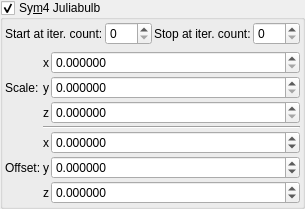
    <widget class="MyGroupBox" name="groupCheck_transf_function_enabled">
     <property name="title">
      <string>Sy&amp;m4 Juliabulb</string>
     </property>
     <property name="checkable">
      <bool>true</bool>
     </property>
     <layout class="QVBoxLayout" name="verticalLayout_3">
      <property name="leftMargin">
       <number>2</number>
      </property>
      <property name="topMargin">
       <number>2</number>
      </property>
      <property name="rightMargin">
       <number>2</number>
      </property>
      <property name="bottomMargin">
       <number>2</number>
      </property>
      <item>
       <layout class="QGridLayout" name="gridLayout_70">
        <property name="spacing">
         <number>2</number>
        </property>
        <item row="0" column="0">
         <widget class="QLabel" name="label_260">
          <property name="text">
           <string>Start at iter. count:</string>
          </property>
         </widget>
        </item>
        <item row="0" column="2">
         <widget class="QLabel" name="label_259">
          <property name="text">
           <string>Stop at iter. count:</string>
          </property>
         </widget>
        </item>
        <item row="0" column="3">
         <widget class="MySpinBox" name="spinboxInt_transf_stop_iterations_D">
          <property name="sizePolicy">
           <sizepolicy hsizetype="Minimum" vsizetype="Maximum">
            <horstretch>0</horstretch>
            <verstretch>0</verstretch>
           </sizepolicy>
          </property>
          <property name="maximum">
           <number>999</number>
          </property>
         </widget>
        </item>
        <item row="0" column="1">
         <widget class="MySpinBox" name="spinboxInt_transf_start_iterations_D">
          <property name="sizePolicy">
           <sizepolicy hsizetype="Minimum" vsizetype="Maximum">
            <horstretch>0</horstretch>
            <verstretch>0</verstretch>
           </sizepolicy>
          </property>
          <property name="maximum">
           <number>999</number>
          </property>
         </widget>
        </item>
       </layout>
      </item>
      <item>
       <layout class="QGridLayout" name="gridLayout_64" columnstretch="0,0,0,1">
        <property name="spacing">
         <number>2</number>
        </property>
        <item row="3" column="2">
         <widget class="QLabel" name="label_263">
          <property name="text">
           <string notr="true">z</string>
          </property>
         </widget>
        </item>
        <item row="2" column="3">
         <widget class="MyDoubleSpinBox" name="spinbox3_transf_scale3D_111_y">
          <property name="sizePolicy">
           <sizepolicy hsizetype="Minimum" vsizetype="Maximum">
            <horstretch>0</horstretch>
            <verstretch>0</verstretch>
           </sizepolicy>
          </property>
          <property name="prefix">
           <string/>
          </property>
          <property name="suffix">
           <string/>
          </property>
          <property name="decimals">
           <number>6</number>
          </property>
          <property name="minimum">
           <double>0.000000000000000</double>
          </property>
          <property name="maximum">
           <double>9.999000000000001</double>
          </property>
          <property name="singleStep">
           <double>0.100000000000000</double>
          </property>
         </widget>
        </item>
        <item row="1" column="3">
         <widget class="MyDoubleSpinBox" name="spinbox3_transf_scale3D_111_x">
          <property name="sizePolicy">
           <sizepolicy hsizetype="Minimum" vsizetype="Maximum">
            <horstretch>0</horstretch>
            <verstretch>0</verstretch>
           </sizepolicy>
          </property>
          <property name="prefix">
           <string/>
          </property>
          <property name="suffix">
           <string/>
          </property>
          <property name="decimals">
           <number>6</number>
          </property>
          <property name="minimum">
           <double>0.000000000000000</double>
          </property>
          <property name="maximum">
           <double>9.999000000000001</double>
          </property>
          <property name="singleStep">
           <double>0.100000000000000</double>
          </property>
         </widget>
        </item>
        <item row="3" column="3">
         <widget class="MyDoubleSpinBox" name="spinbox3_transf_scale3D_111_z">
          <property name="sizePolicy">
           <sizepolicy hsizetype="Minimum" vsizetype="Maximum">
            <horstretch>0</horstretch>
            <verstretch>0</verstretch>
           </sizepolicy>
          </property>
          <property name="prefix">
           <string/>
          </property>
          <property name="suffix">
           <string/>
          </property>
          <property name="decimals">
           <number>6</number>
          </property>
          <property name="minimum">
           <double>0.000000000000000</double>
          </property>
          <property name="maximum">
           <double>9.999000000000001</double>
          </property>
          <property name="singleStep">
           <double>0.100000000000000</double>
          </property>
         </widget>
        </item>
        <item row="5" column="2">
         <widget class="QLabel" name="label_265">
          <property name="text">
           <string notr="true">x</string>
          </property>
         </widget>
        </item>
        <item row="5" column="3">
         <widget class="MyDoubleSpinBox" name="spinbox3_transf_offsetF_000_x">
          <property name="sizePolicy">
           <sizepolicy hsizetype="Minimum" vsizetype="Maximum">
            <horstretch>0</horstretch>
            <verstretch>0</verstretch>
           </sizepolicy>
          </property>
          <property name="prefix">
           <string/>
          </property>
          <property name="suffix">
           <string/>
          </property>
          <property name="decimals">
           <number>6</number>
          </property>
          <property name="minimum">
           <double>-99.989999999999995</double>
          </property>
          <property name="maximum">
           <double>99.989999999999995</double>
          </property>
          <property name="singleStep">
           <double>0.100000000000000</double>
          </property>
         </widget>
        </item>
        <item row="6" column="2">
         <widget class="QLabel" name="label_262">
          <property name="text">
           <string notr="true">y</string>
          </property>
         </widget>
        </item>
        <item row="6" column="3">
         <widget class="MyDoubleSpinBox" name="spinbox3_transf_offsetF_000_y">
          <property name="sizePolicy">
           <sizepolicy hsizetype="Minimum" vsizetype="Maximum">
            <horstretch>0</horstretch>
            <verstretch>0</verstretch>
           </sizepolicy>
          </property>
          <property name="prefix">
           <string/>
          </property>
          <property name="suffix">
           <string/>
          </property>
          <property name="decimals">
           <number>6</number>
          </property>
          <property name="minimum">
           <double>-99.989999999999995</double>
          </property>
          <property name="maximum">
           <double>99.989999999999995</double>
          </property>
          <property name="singleStep">
           <double>0.100000000000000</double>
          </property>
         </widget>
        </item>
        <item row="7" column="3">
         <widget class="MyDoubleSpinBox" name="spinbox3_transf_offsetF_000_z">
          <property name="sizePolicy">
           <sizepolicy hsizetype="Minimum" vsizetype="Maximum">
            <horstretch>0</horstretch>
            <verstretch>0</verstretch>
           </sizepolicy>
          </property>
          <property name="prefix">
           <string/>
          </property>
          <property name="suffix">
           <string/>
          </property>
          <property name="decimals">
           <number>6</number>
          </property>
          <property name="minimum">
           <double>-99.989999999999995</double>
          </property>
          <property name="maximum">
           <double>99.989999999999995</double>
          </property>
          <property name="singleStep">
           <double>0.100000000000000</double>
          </property>
         </widget>
        </item>
        <item row="1" column="2">
         <widget class="QLabel" name="label_269">
          <property name="text">
           <string notr="true">x</string>
          </property>
         </widget>
        </item>
        <item row="6" column="1">
         <widget class="QLabel" name="label_261">
          <property name="text">
           <string>Offset:</string>
          </property>
         </widget>
        </item>
        <item row="7" column="2">
         <widget class="QLabel" name="label_264">
          <property name="text">
           <string notr="true">z</string>
          </property>
         </widget>
        </item>
        <item row="2" column="1">
         <widget class="QLabel" name="label_267">
          <property name="text">
           <string>Scale:</string>
          </property>
         </widget>
        </item>
        <item row="2" column="2">
         <widget class="QLabel" name="label_268">
          <property name="text">
           <string notr="true">y</string>
          </property>
         </widget>
        </item>
        <item row="4" column="2" colspan="2">
         <widget class="Line" name="line_55">
          <property name="orientation">
           <enum>Qt::Horizontal</enum>
          </property>
         </widget>
        </item>
       </layout>
      </item>
     </layout>
    </widget>
